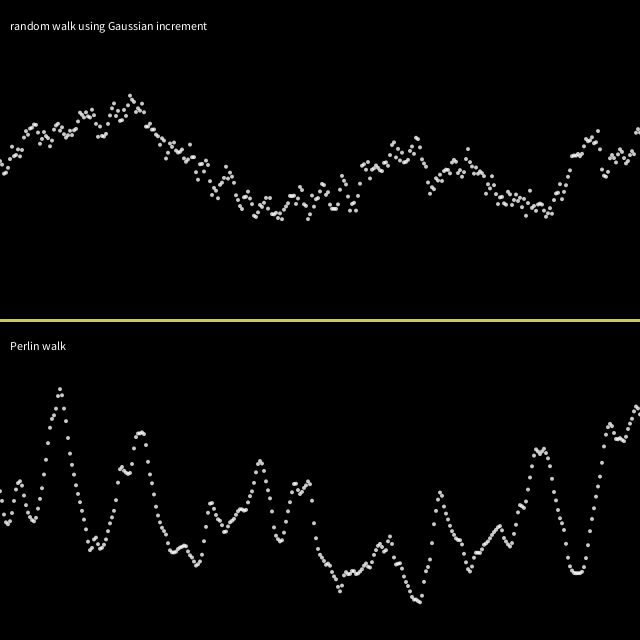
Frame 1 (no input)
Frame 60 (the mouse pressed at the canvas centre just before this capture): identical to frame 1, image omitted
Frame 120 (the mouse held since frame 60 and released just before this capture): identical to frame 1, image omitted

The Processing sketch that drew this single still picture (run headless with seeded random() and noise(); from frame 60 on, the mouse is pressed at the canvas centre):

// Processing sketch: GaussPerliWalk3
// ── GaussPerliWalk3.pde
// Nature of Code modif I.4 example v 3 -- Gauss-Marko vs Perlin walks plotted vs. time
// Gauss-Marko could walk off limits, but Perlin used as is, will always stay in mapped range

// import java.util.Random;

// Random generator = new Random();  // not using, but could

void setup()   // only want to draw one screenful
{ 
  size(640, 640);
  float Yloc = 160;  // start pt for Markov series
  float perY = 480;  // start pt for Perlin series, middle of lower chart
  float perT = 0.5; // the time param we augment to step thru P noise

  int timX = 0;  // will step 0-640 by 2
  background(0);  

  fill(254, 200);

  while (timX < 641)  // fill the window then stop
  {  
    noStroke();  // for charts, yeStroke for mid-line

      // plot actually inverted because higher Y = lower on chart
    // make the Markov series, Yloc starts @ 160, then goes up/down w/ gaussian incrmt
    Yloc += randomGaussian() * 8; // add or subtr a little
    ellipse(timX, Yloc, 4, 4);
    // does same as above
    // gets a gaussian random number w/ mean of 0 and standard deviation of 1.0
    // float yloc = (float) generator.nextGaussian();

    // make a plot using P noise, (also a rand 0-1 that varies smoothly w/ (time))
    // map the 0-1 value to high-low of chart range (inverting); cannot leave this range
    perY = map(noise(perT), 0, 1, 636, 324);  // 
    ellipse(timX, perY, 4, 4);   // draw small circle at noisy height

    // draw horiz line at screen middle
    strokeWeight(2);
    stroke(200, 200, 100);  // dk yellow
    line(0, height/2, width, height/2);
    timX += 2;
    perT += 0.05;  // low val gives slow smooth movement, bigger =  bigger jump
  }  // end while
  //     println ("done it");
  fill(255);  // label the charts
  text("random walk using Gaussian increment", 10, 30);
  text("Perlin walk", 10, 350);
}   // end setup

void draw() 
{
}
